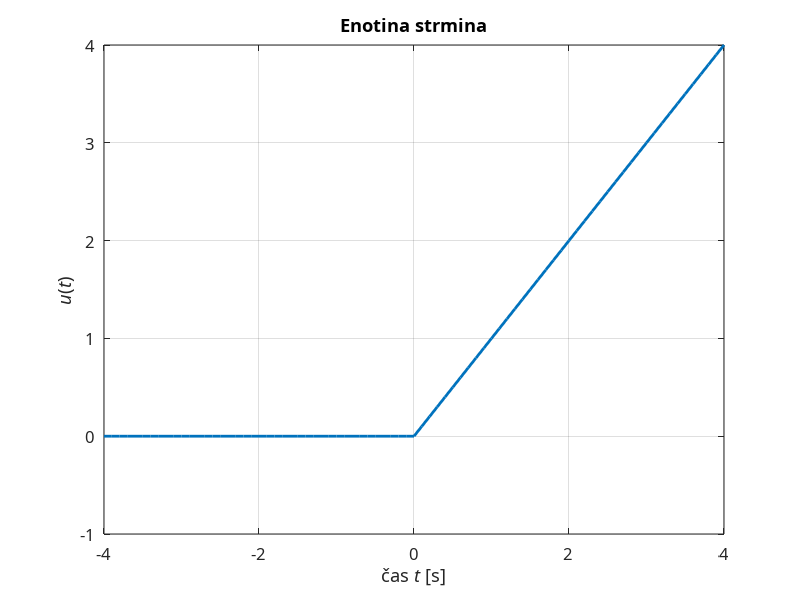

Source code (MATLAB):
clear all; close all;
dt = 0.1; %časovni inkrement
%defeniranje časonih omočji in vrednosti singnalov
t1 = -4 : dt : 0; r1 = zeros(size(t1));
t2 = dt : dt : 4; r2  =  t2;
t = [t1 t2]; r = [r1 r2]; %časonvi in singalni vektor
plot(t, r, 'LineWidth', 2);
axis([-4 4 -1 4]);
grid;
set(gca, 'FontName', 'Times New Roamn', 'FontSize', 12);
xlabel('čas {\itt} [s]'); ylabel('{\itu}({\itt})');
title('Enotina strmina');
